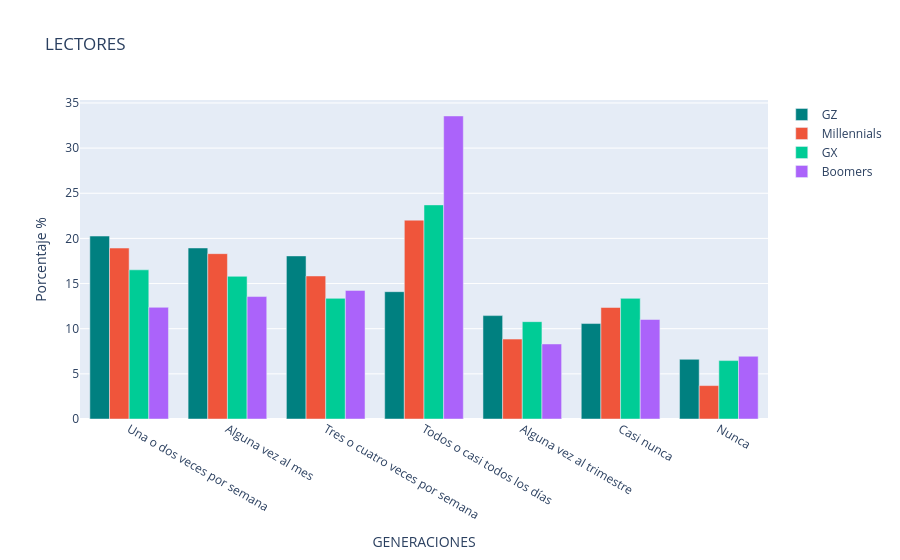

Notebook code for this chart:
### Markdown cell above
GRÁFICO - H1

### Code cell
trace1={
    "x":lectores_GZ_pct.index,
    "y":lectores_GZ_pct.values,
    "name":"GZ",
    "type":"bar",
    "text": [f"" for v in lectores_GZ.values],
    "textposition":"outside",
    "marker":dict(color="teal"),
}

trace2={
    "x":lectores_MIL_pct.index,
    "y":lectores_MIL_pct.values,
    "name":"Millennials",
    "type":"bar"
    }

trace3={
    "x":lectores_GX_pct.index,
    "y":lectores_GX_pct.values,
    "name":"GX",
    "type":"bar"
}

trace4={
    "x":lectores_BB_pct.index,
    "y":lectores_BB_pct.values,
    "name":"Boomers",
    "type":"bar"
}

data=[trace1, trace2, trace3, trace4]

layout={
    "xaxis":{"title":"GENERACIONES"},
    "title": "LECTORES",
    "yaxis": {"title": "Porcentaje %"},
    
}

fig_generaciones = go.Figure(data=data, layout=layout)
fig_generaciones.update_xaxes(tickangle=30)

iplot(fig_generaciones)

### Figure 1 — Plotly figure (JSON) as saved in the notebook; plotly's stock layout.template omitted (floating-point values rounded to 4 significant figures)
{"data": [{"marker": {"color": "teal"}, "name": "GZ", "text": ["", "", "", "", "", "", ""], "textposition": "outside", "type": "bar", "x": ["Una o dos veces por semana", "Alguna vez al mes", "Tres o cuatro veces por semana", "Todos o casi todos los días", "Alguna vez al trimestre", "Casi nunca", "Nunca"], "y": [20.26, 18.94, 18.06, 14.1, 11.45, 10.57, 6.61]}, {"name": "Millennials", "type": "bar", "x": ["Todos o casi todos los días", "Una o dos veces por semana", "Alguna vez al mes", "Tres o cuatro veces por semana", "Casi nunca", "Alguna vez al trimestre", "Nunca"], "y": [22.02, 18.93, 18.31, 15.84, 12.35, 8.85, 3.7]}, {"name": "GX", "type": "bar", "x": ["Todos o casi todos los días", "Una o dos veces por semana", "Alguna vez al mes", "Casi nunca", "Tres o cuatro veces por semana", "Alguna vez al trimestre", "Nunca"], "y": [23.71, 16.52, 15.8, 13.36, 13.36, 10.78, 6.47]}, {"name": "Boomers", "type": "bar", "x": ["Todos o casi todos los días", "Tres o cuatro veces por semana", "Alguna vez al mes", "Una o dos veces por semana", "Casi nunca", "Alguna vez al trimestre", "Nunca"], "y": [33.56, 14.24, 13.56, 12.37, 11.02, 8.31, 6.95]}], "layout": {"title": {"text": "LECTORES"}, "xaxis": {"tickangle": 30, "title": {"text": "GENERACIONES"}}, "yaxis": {"title": {"text": "Porcentaje %"}}}}
